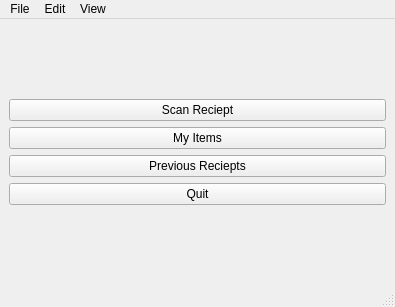
<?xml version="1.0" encoding="UTF-8"?>
<ui version="4.0">
 <class>MainWindow</class>
 <widget class="QMainWindow" name="MainWindow">
  <property name="geometry">
   <rect>
    <x>0</x>
    <y>0</y>
    <width>395</width>
    <height>307</height>
   </rect>
  </property>
  <property name="windowTitle">
   <string>MainWindow</string>
  </property>
  <widget class="QWidget" name="centralwidget">
   <layout class="QVBoxLayout" name="verticalLayout_2">
    <item>
     <spacer name="verticalSpacer">
      <property name="orientation">
       <enum>Qt::Orientation::Vertical</enum>
      </property>
      <property name="sizeHint" stdset="0">
       <size>
        <width>20</width>
        <height>30</height>
       </size>
      </property>
     </spacer>
    </item>
    <item>
     <widget class="QPushButton" name="scanButton">
      <property name="text">
       <string>Scan Reciept</string>
      </property>
     </widget>
    </item>
    <item>
     <widget class="QPushButton" name="listButton">
      <property name="text">
       <string>My Items</string>
      </property>
     </widget>
    </item>
    <item>
     <widget class="QPushButton" name="receiptsButton">
      <property name="text">
       <string>Previous Reciepts</string>
      </property>
     </widget>
    </item>
    <item>
     <widget class="QPushButton" name="quitButton">
      <property name="text">
       <string>Quit</string>
      </property>
     </widget>
    </item>
    <item>
     <spacer name="verticalSpacer_2">
      <property name="orientation">
       <enum>Qt::Orientation::Vertical</enum>
      </property>
      <property name="sizeHint" stdset="0">
       <size>
        <width>20</width>
        <height>30</height>
       </size>
      </property>
     </spacer>
    </item>
   </layout>
  </widget>
  <widget class="QMenuBar" name="menubar">
   <property name="geometry">
    <rect>
     <x>0</x>
     <y>0</y>
     <width>395</width>
     <height>25</height>
    </rect>
   </property>
   <widget class="QMenu" name="menuFile">
    <property name="title">
     <string>File</string>
    </property>
    <addaction name="actionOpen"/>
    <addaction name="actionNew"/>
    <addaction name="separator"/>
    <addaction name="actionQuit"/>
   </widget>
   <widget class="QMenu" name="menuEdit">
    <property name="title">
     <string>Edit</string>
    </property>
   </widget>
   <widget class="QMenu" name="menuView">
    <property name="title">
     <string>View</string>
    </property>
   </widget>
   <addaction name="menuFile"/>
   <addaction name="menuEdit"/>
   <addaction name="menuView"/>
  </widget>
  <widget class="QStatusBar" name="statusbar"/>
  <action name="actionOpen">
   <property name="text">
    <string>New</string>
   </property>
  </action>
  <action name="actionNew">
   <property name="text">
    <string>Open</string>
   </property>
  </action>
  <action name="actionQuit">
   <property name="text">
    <string>Quit</string>
   </property>
  </action>
 </widget>
 <resources/>
 <connections/>
</ui>
